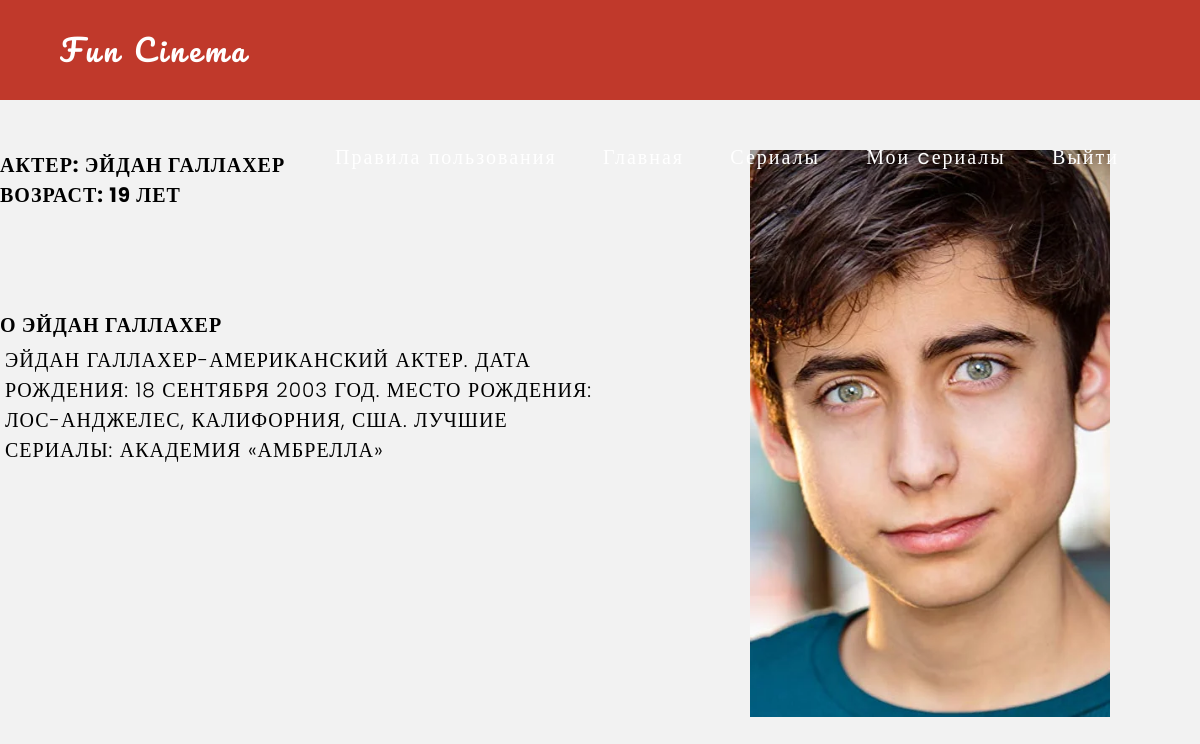
Screenshot of /actor/16/ with the database file from the repository.
### funCinema/models.py (models this page shows, shortened)
class Actor(models.Model):
    FIO = models.CharField('ФИО', max_length= 100)
    age = models.IntegerField(default=0)
    description = models.TextField('Описание', max_length=500)
    image = models.ImageField(upload_to='actors/')

### funCinema/views.py (the view)
# urls.py: path("actor/<int:id>/", views.ActorView.as_view(), name='actor_detail'),
class ActorView(View):
    def get(self, request, id):
        serial = get_object_or_404(Actor, id=id)
        return render(request, "serials/actor.html", {"serial": serial})

### funCinema/templates/serials/actor.html (shortened to what this page needs)
<!DOCTYPE html>
{% extends 'serials/base.html' %}
{% load static %}
{% block content %}
<html lang="en">
<head>
    <link rel="stylesheet" href="{% static 'css/actor.css' %}">
</head>
<div class="container">
        <div class="item">
            <div class="image">
                <img src="{{ serial.image.url }}" class="img-fluid" alt="">
            </div>
            <div class="items">
                <ul>
                    <b>Актер:</b> {{ serial.FIO }}
                    <b>Возраст:</b> {{ serial.age }} лет
                </ul>
            </div>
        </div>
        <div class="info">
            <h3 class="shop-sing editContent">
                О {{ serial.FIO }}
            </h3>
            <p class="ds">
                <a> {{ serial.description|safe }}</a>
            </p>
        </div>
    </div>
{% endblock %}

### funCinema/static/css/base.css (style rules this page uses)
* { margin: 0; padding: 0; }
html,body { background-color: #F2F2F2; }
body { font-family: 'Poppins', serif; }

### funCinema/static/css/actor.css (style rules this page uses)
html,body { background-color: #F2F2F2; }
.image .img-fluid { float: right; margin: 0 90px 10px 5px; width: 30%; height: 50%; }
.items { font-size: 20px; letter-spacing: 1px; text-transform: uppercase; font-weight: 700; text-align: left; margin-top: 150px; }
.info h3 { font-size: 20px; letter-spacing: 1px; text-transform: uppercase; font-weight: 700; text-align: left; display: inline-block; margin-top: 100px; }
.info .ds { font-size: 20px; letter-spacing: 1px; text-transform: uppercase; font-weight: 300; text-align: left; display: inline-block; margin: 5px 5px 5px 5px; width: 50%; }

### rows the page displays
Actor: image (picture), FIO "ЭЙДАН ГАЛЛАХЕР", age "19", description "ЭЙДАН ГАЛЛАХЕР-АМЕРИКАНСКИЙ АКТЕР. ДАТА РОЖДЕНИЯ: 18 СЕНТЯБРЯ 2003 ГОД. МЕСТО РОЖДЕНИЯ: ЛОС-АНДЖЕЛЕС, КАЛИФОРНИЯ, США. ЛУЧШИЕ СЕРИАЛЫ: АКАДЕМИЯ «АМБРЕЛЛА»"
